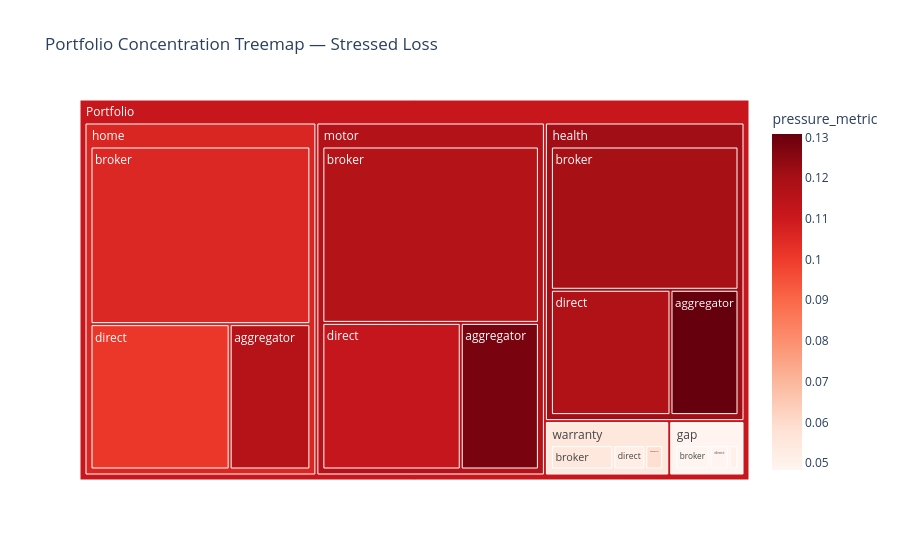

Notebook source saved alongside this figure:
### Markdown cell above
## Portfolio Concentration

This section identifies where stressed loss is concentrated across product and channel.

### Code cell
fig = px.treemap(
    segment,
    path=[px.Constant("Portfolio"), product_col, channel_col],
    values="stressed_loss",
    color="pressure_metric",
    color_continuous_scale="Reds",
    title="Portfolio Concentration Treemap — Stressed Loss"
)
fig.show()

### Figure 1 — Plotly figure (JSON) as saved in the notebook; plotly's stock layout.template omitted (floating-point values rounded to 4 significant figures)
{"data": [{"branchvalues": "total", "customdata": [[0.1056], [0.1164], [0.1199], [0.1121], [0.1012], [0.1176], [0.1162], [0.1278], [0.1308], [0.05512], [0.04832], [0.05191], [0.04866], [0.0588], [0.05032], [0.1061], [0.117], [0.1211], [0.05479], [0.04873], [0.1112]], "domain": {"x": [0, 1], "y": [0, 1]}, "hovertemplate": "labels=%{label}<br>stressed_loss=%{value}<br>parent=%{parent}<br>id=%{id}<br>pressure_metric=%{color}<extra></extra>", "ids": ["Portfolio/home/broker", "Portfolio/motor/broker", "Portfolio/health/broker", "Portfolio/motor/direct", "Portfolio/home/direct", "Portfolio/health/direct", "Portfolio/home/aggregator", "Portfolio/motor/aggregator", "Portfolio/health/aggregator", "Portfolio/warranty/broker", "Portfolio/gap/broker", "Portfolio/warranty/direct", "Portfolio/gap/direct", "Portfolio/warranty/aggregator", "Portfolio/gap/aggregator", "Portfolio/home", "Portfolio/motor", "Portfolio/health", "Portfolio/warranty", "Portfolio/gap", "Portfolio"], "labels": ["broker", "broker", "broker", "direct", "direct", "direct", "aggregator", "aggregator", "aggregator", "broker", "broker", "direct", "direct", "aggregator", "aggregator", "home", "motor", "health", "warranty", "gap", "Portfolio"], "marker": {"coloraxis": "coloraxis", "colors": [0.1056, 0.1164, 0.1199, 0.1121, 0.1012, 0.1176, 0.1162, 0.1278, 0.1308, 0.05512, 0.04832, 0.05191, 0.04866, 0.0588, 0.05032, 0.1061, 0.117, 0.1211, 0.05479, 0.04873, 0.1112]}, "name": "", "parents": ["Portfolio/home", "Portfolio/motor", "Portfolio/health", "Portfolio/motor", "Portfolio/home", "Portfolio/health", "Portfolio/home", "Portfolio/motor", "Portfolio/health", "Portfolio/warranty", "Portfolio/gap", "Portfolio/warranty", "Portfolio/gap", "Portfolio/warranty", "Portfolio/gap", "Portfolio", "Portfolio", "Portfolio", "Portfolio", "Portfolio", ""], "type": "treemap", "values": [19030000.0, 18620000.0, 13440000.0, 9895000.0, 9857000.0, 7497000.0, 5716000.0, 5588000.0, 4262000.0, 1588000.0, 941600.0, 814600.0, 523300.0, 456100.0, 265300.0, 34600000.0, 34110000.0, 25200000.0, 2858000.0, 1730000.0, 98500000.0]}], "layout": {"coloraxis": {"colorbar": {"title": {"text": "pressure_metric"}}, "colorscale": [[0, "rgb(255,245,240)"], [0.125, "rgb(254,224,210)"], [0.25, "rgb(252,187,161)"], [0.375, "rgb(252,146,114)"], [0.5, "rgb(251,106,74)"], [0.625, "rgb(239,59,44)"], [0.75, "rgb(203,24,29)"], [0.875, "rgb(165,15,21)"], [1, "rgb(103,0,13)"]]}, "legend": {"tracegroupgap": 0}, "title": {"text": "Portfolio Concentration Treemap — Stressed Loss"}}}
